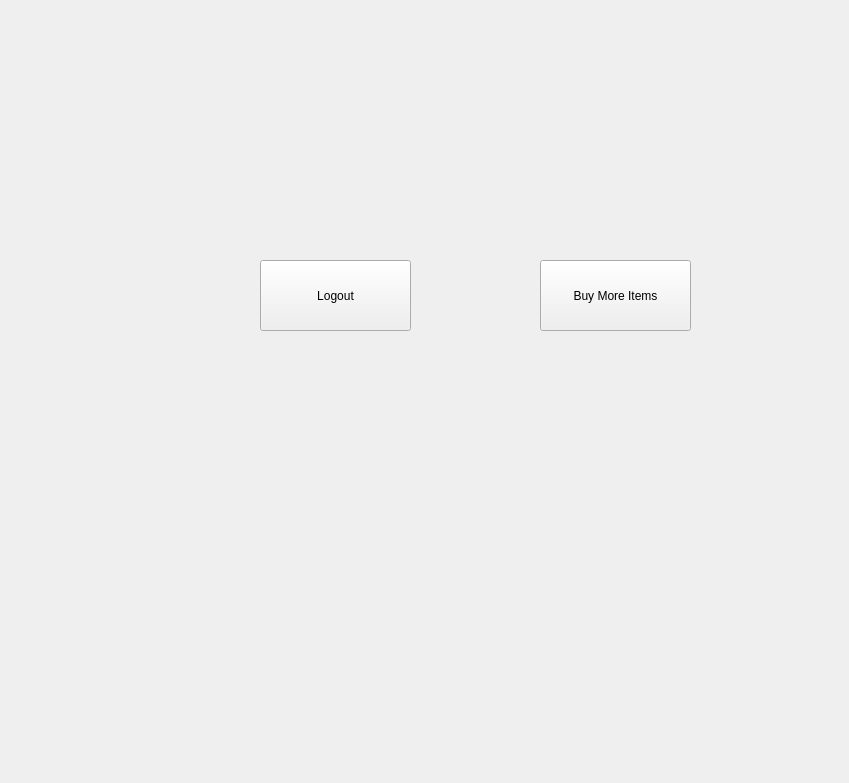
<?xml version="1.0" encoding="UTF-8"?>
<ui version="4.0">
 <class>CustomerCheckout</class>
 <widget class="QWidget" name="CustomerCheckout">
  <property name="geometry">
   <rect>
    <x>0</x>
    <y>0</y>
    <width>849</width>
    <height>783</height>
   </rect>
  </property>
  <property name="windowTitle">
   <string>CustomerCheckout</string>
  </property>
  <widget class="QPushButton" name="pushButton">
   <property name="geometry">
    <rect>
     <x>540</x>
     <y>260</y>
     <width>151</width>
     <height>71</height>
    </rect>
   </property>
   <property name="text">
    <string>Buy More Items</string>
   </property>
  </widget>
  <widget class="QPushButton" name="CusmtomerLogout">
   <property name="geometry">
    <rect>
     <x>260</x>
     <y>260</y>
     <width>151</width>
     <height>71</height>
    </rect>
   </property>
   <property name="text">
    <string>Logout</string>
   </property>
  </widget>
 </widget>
 <layoutdefault spacing="6" margin="11"/>
 <resources/>
 <connections>
  <connection>
   <sender>CusmtomerLogout</sender>
   <signal>clicked()</signal>
   <receiver>CustomerCheckout</receiver>
   <slot>LogOutPage()</slot>
   <hints>
    <hint type="sourcelabel">
     <x>335</x>
     <y>295</y>
    </hint>
    <hint type="destinationlabel">
     <x>424</x>
     <y>391</y>
    </hint>
   </hints>
  </connection>
  <connection>
   <sender>pushButton</sender>
   <signal>clicked()</signal>
   <receiver>CustomerCheckout</receiver>
   <slot>Customerwelcomepage()</slot>
   <hints>
    <hint type="sourcelabel">
     <x>615</x>
     <y>295</y>
    </hint>
    <hint type="destinationlabel">
     <x>424</x>
     <y>391</y>
    </hint>
   </hints>
  </connection>
 </connections>
 <slots>
  <slot>LogOutPage()</slot>
  <slot>Customerwelcomepage()</slot>
 </slots>
</ui>
